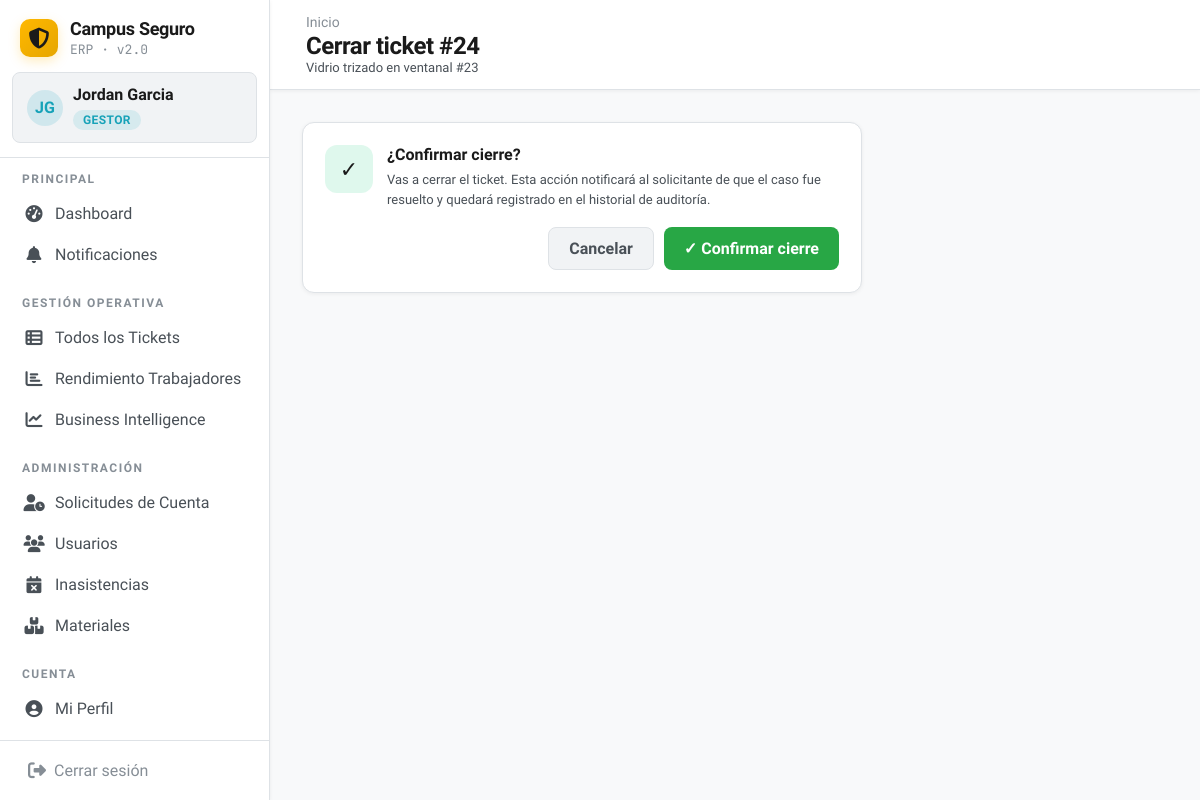
The app's page /gestor/tickets/24/cerrar/ (signed in) with its own data.
### app/models.py (models this page shows, shortened)
class Usuario(AbstractUser):
    VINCULO_CHOICES = [
        ('alumno', 'Alumno'),
        ('docente', 'Docente'),
        ('administrativo', 'Administrativo'),
        ('funcionario', 'Funcionario'),
    ]
    JORNADA_CHOICES = [
        ('diurna', 'Diurna'),
        ('vespertina', 'Vespertina'),
        ('mixta', 'Mixta'),
    ]
    rol = models.ForeignKey(Rol, on_delete=models.PROTECT, related_name="usuarios", null=True, blank=True)
    rut = models.CharField(max_length=12, unique=True)
    telefono = models.CharField(max_length=15, blank=True, null=True)
    correo_institucional = models.EmailField(unique=True)
    vinculo = models.CharField(max_length=20, choices=VINCULO_CHOICES, blank=True, null=True)
    carrera = models.ForeignKey(
        'Carrera', on_delete=models.SET_NULL, null=True, blank=True,
        related_name='alumnos',
    )
    jornada = models.CharField(max_length=15, choices=JORNADA_CHOICES, blank=True, null=True)
    sede = models.ForeignKey(Sede, on_delete=models.SET_NULL, blank=True, null=True, related_name='estudiantes_funcionarios')
    escuela = models.ForeignKey(Escuela, on_delete=models.SET_NULL, related_name="usuarios", null=True, blank=True)
    departamento = models.ForeignKey(
        Departamento,
        on_delete=models.SET_NULL,
        null=True,
        blank=True,
        related_name="usuarios"
    )
    especialidades = models.ManyToManyField(
        Especialidad,
        through='EspecialidadUsuario',
        blank=True,
        related_name='tecnicos'
    )
    turno = models.CharField(max_length=50, blank=True, null=True)  # mañana / tarde / noche
    estado_cuenta = models.ForeignKey(
        EstadoCatalogo,
        on_delete=models.PROTECT,
        related_name='usuarios',
        limit_choices_to={'entidad': 'cuenta'},
    )
    fecha_registro = models.DateTimeField(auto_now_add=True)
    fecha_aprobacion = models.DateTimeField(null=True, blank=True)
    aprobado_por = models.ForeignKey('self', on_delete=models.SET_NULL, null=True, blank=True, related_name='cuentas_aprobadas')
    activo = models.BooleanField(default=True)
    auth0_sub = models.CharField(
        max_length=120,
        unique=True,
        null=True,
        blank=True,
        verbose_name='Auth0 Subject ID',
        help_text='Identificador único del usuario en Auth0. Se asigna automáticamente al registrar vía Auth0.',
    )
    objects = UsuarioManager()

class Rol(models.Model):
    nombre = models.CharField(max_length=50, verbose_name="Nombre del Rol")
    codigo = models.CharField(max_length=30, unique=True, verbose_name="Código Operacional")  # ej: 'mantencion', 'guardia', 'gestor'
    class Meta:
        verbose_name = "Rol"
        verbose_name_plural = "Roles"

class Ticket(models.Model):
    URGENCIA_CHOICES = [
        ('baja', 'Baja'),
        ('media', 'Media'),
        ('alta', 'Alta'),
        ('critica', 'Crítica'),
    ]
    PAUSA_CHOICES = [
        ('material', 'En Pausa – Aprobación de materiales'),
        ('personal', 'En Pausa – Personal técnico'),
        ('nivel_mayor', 'En Pausa – Peritaje (análisis técnico)'),
        ('externalizacion', 'En Pausa – Requiere externalización'),
    ]
    creado_por = models.ForeignKey(Usuario, on_delete=models.PROTECT, related_name='tickets_creados')
    asignado_a = models.ForeignKey(Usuario, on_delete=models.SET_NULL, null=True, blank=True, related_name='tickets_asignados')
    validado_por = models.ForeignKey(Usuario, on_delete=models.SET_NULL, null=True, blank=True, related_name='tickets_validados')
    gestor_responsable = models.ForeignKey(Usuario, on_delete=models.PROTECT, null=True, blank=True, related_name='tickets_gestionados')
    estado = models.ForeignKey(
        EstadoCatalogo,
        on_delete=models.PROTECT,
        related_name='tickets_estado',
        limit_choices_to={'entidad': 'ticket'},
    )
    sub_estado = models.ForeignKey(
        EstadoCatalogo,
        on_delete=models.SET_NULL,
        null=True, blank=True,
        related_name='tickets_sub_estado',
        limit_choices_to={'entidad': 'ticket_sub'},
    )
    estado_pausa = models.CharField(max_length=120, blank=True, null=True)
    motivo_pausa = models.TextField(blank=True, null=True)
    comentario_reactivacion = models.TextField(blank=True, null=True)
    ubicacion = models.ForeignKey(Ubicacion, on_delete=models.PROTECT, related_name='tickets')
    categoria = models.ForeignKey(CategoriaTicket, on_delete=models.PROTECT, related_name='tickets')
    urgencia = models.CharField(max_length=10, choices=URGENCIA_CHOICES, default='media', db_index=True)
    titulo = models.CharField(max_length=200)
    descripcion = models.TextField()
    afecta_clase = models.BooleanField(default=False)
    riesgo_electrico = models.BooleanField(default=False)
    riesgo_estructural = models.BooleanField(default=False)
    riesgo_accesibilidad = models.BooleanField(default=False)
    foto_evidencia = models.ImageField(upload_to='tickets/evidencia/', null=True, blank=True)
    id_activo_sap = models.CharField(max_length=50, blank=True, null=True)
    inicio_trabajo_at = models.DateTimeField(null=True, blank=True)
    created_at = models.DateTimeField(auto_now_add=True)
    updated_at = models.DateTimeField(auto_now=True)
    cerrado_at = models.DateTimeField(null=True, blank=True)
    cancelado_at = models.DateTimeField(null=True, blank=True)
    deleted_at = models.DateTimeField(null=True, blank=True, db_index=True)
    class Meta:
        ordering = ['-created_at']

### app/views.py (the view, shortened to what this page needs)
# urls.py: path('gestor/tickets/<int:pk>/cerrar/', views.cerrar_ticket, name='cerrar_ticket'),
@login_required
@rol_requerido('gestor')
def cerrar_ticket(request, pk):
    ticket = get_object_or_404(Ticket, pk=pk, deleted_at__isnull=True)
    if ticket.estado.codigo not in ('reparado', 'en_mantencion', 'pausado', 'no_reparado', 'en_proceso', 'en_validacion'):
        messages.error(request, 'Este ticket no puede cerrarse desde su estado actual.')
        return redirect('app:gestor_tickets')
    return render(request, 'app/cerrar_ticket.html', {'ticket': ticket})

### app/context_processors.py (called while the page is built)
def notificaciones_no_leidas(request):
    if request.user.is_authenticated:
        cache_key = f'notif_count_{request.user.pk}'
        count = cache.get(cache_key)
        if count is None:
            count = Notificacion.objects.filter(
                destinatario=request.user, leida=False, archivada=False, deleted_at__isnull=True
            ).count()
            cache.set(cache_key, count, 60)
        return {'notif_no_leidas_count': count}
    return {'notif_no_leidas_count': 0}

### app/views.py (called while the page is built)
def rol_requerido(*roles):
    def decorator(view_func):
        @wraps(view_func)
        def _wrapped(request, *args, **kwargs):
            if not request.user.is_authenticated:
                return redirect('app:login')
            user_rol_codigo = request.user.rol.codigo if request.user.rol else None
            if user_rol_codigo not in roles and not request.user.is_superuser:
                messages.error(request, 'No tienes permiso para acceder a esta sección.')
                return redirect('app:dashboard')
            return view_func(request, *args, **kwargs)
        return _wrapped
    return decorator

### app/templates/app/cerrar_ticket.html (shortened to what this page needs)
{% extends 'app/base.html' %}
{% block page_title %}Cerrar ticket #{{ ticket.id }}{% endblock %}
{% block page_subtitle %}{{ ticket.titulo }}{% endblock %}
{% block content %}
<div class="card" style="max-width:560px;">
  <div style="display:flex;gap:14px;align-items:flex-start;margin-bottom:18px;">
    <div style="width:48px;height:48px;background:rgba(45,206,137,0.15);border-radius:12px;display:flex;align-items:center;justify-content:center;font-size:22px;flex-shrink:0;">✓</div>
    <div>
      <h3 style="font-size:16px;font-weight:700;margin-bottom:6px;">¿Confirmar cierre?</h3>
      <p style="font-size:13px;color:var(--text-secondary);line-height:1.5;">
        Vas a cerrar el ticket. Esta acción notificará al solicitante de que el caso fue resuelto y quedará registrado en el historial de auditoría.
      </p>
    </div>
  </div>
  <form method="post" style="display:flex;gap:10px;justify-content:flex-end;">
    <a href="{% url 'app:gestor_tickets' %}" class="btn btn-ghost">Cancelar</a>
    <button type="submit" class="btn btn-success">✓ Confirmar cierre</button>
  </form>
</div>
{% endblock %}

### app/templates/app/base.html (shortened to what this page needs)
<!DOCTYPE html>
<html lang="es">
<head>
<link rel="stylesheet" href="https://cdnjs.cloudflare.com/ajax/libs/font-awesome/6.7.2/css/all.min.css">
</head>
<body>
{% if user.is_authenticated %}
<div class="layout">
  <aside class="sidebar">
    <div class="sb-brand">
      <div class="logo"><i class="fa-solid fa-shield-halved" style="color:#1a1a1a;font-size:21px;"></i></div>
      <div>
        <div class="name">Campus Seguro</div>
        <div class="sub">ERP · v2.0</div>
      </div>
    </div>
    <div class="sb-user-header">
      <div class="avatar role-{{ user.rol.codigo }}">{{ user.first_name|first|upper }}{{ user.last_name|first|upper }}</div>
      <div class="user-info">
        <div class="uname">{{ user.get_full_name|default:user.username }}</div>
        <div class="role-badge role-{{ user.rol.codigo }}">{{ user.rol.nombre|default:"Sin Rol" }}</div>
      </div>
    </div>
    <div class="sb-divider"></div>
    <nav class="sb-nav">
      <div class="nav-section">
        <div class="nav-label">Principal</div>
        <a href="{% url 'app:dashboard' %}" class="nav-item {% if request.resolver_match.url_name == 'dashboard' %}active{% endif %}">
          <span class="icon"><i class="fa-solid fa-gauge-high"></i></span> Dashboard
        </a>
        <a href="{% url 'app:notificaciones' %}" class="nav-item {% if request.resolver_match.url_name == 'notificaciones' %}active{% endif %}">
          <span class="icon"><i class="fa-solid fa-bell"></i></span> Notificaciones
        </a>
      </div>
      {% if user.rol.codigo == 'gestor' or user.is_superuser %}
      <div class="nav-section">
        <div class="nav-label">Gestión Operativa</div>
        <a href="{% url 'app:gestor_tickets' %}" class="nav-item {% if request.resolver_match.url_name == 'gestor_tickets' %}active{% endif %}">
          <span class="icon"><i class="fa-solid fa-table-list"></i></span> Todos los Tickets
        </a>
        <a href="{% url 'app:gestor_operativo' %}" class="nav-item {% if request.resolver_match.url_name == 'gestor_operativo' %}active{% endif %}">
          <span class="icon"><i class="fa-solid fa-chart-bar"></i></span> Rendimiento Trabajadores
        </a>
        <a href="{% url 'app:gestor_bi' %}" class="nav-item {% if request.resolver_match.url_name == 'gestor_bi' %}active{% endif %}">
          <span class="icon"><i class="fa-solid fa-chart-line"></i></span> Business Intelligence
        </a>
      </div>
      <div class="nav-section">
        <div class="nav-label">Administración</div>
        <a href="{% url 'app:gestor_solicitudes_cuenta' %}" class="nav-item {% if request.resolver_match.url_name == 'gestor_solicitudes_cuenta' %}active{% endif %}">
          <span class="icon"><i class="fa-solid fa-user-clock"></i></span> Solicitudes de Cuenta
        </a>
        <a href="{% url 'app:gestor_usuarios' %}" class="nav-item {% if request.resolver_match.url_name == 'gestor_usuarios' %}active{% endif %}">
          <span class="icon"><i class="fa-solid fa-users"></i></span> Usuarios
        </a>
        <a href="{% url 'app:gestor_inasistencias' %}" class="nav-item {% if request.resolver_match.url_name == 'gestor_inasistencias' %}active{% endif %}">
          <span class="icon"><i class="fa-solid fa-calendar-xmark"></i></span> Inasistencias
        </a>
        <a href="{% url 'app:materiales_listado' %}" class="nav-item {% if request.resolver_match.url_name == 'materiales_listado' %}active{% endif %}">
          <span class="icon"><i class="fa-solid fa-boxes-stacked"></i></span> Materiales
        </a>
      </div>
      {% endif %}
      <div class="nav-section">
        <div class="nav-label">Cuenta</div>
        <a href="{% url 'app:mi_perfil' %}" class="nav-item {% if request.resolver_match.url_name == 'mi_perfil' %}active{% endif %}">
          <span class="icon"><i class="fa-solid fa-circle-user"></i></span> Mi Perfil
        </a>
      </div>
    </nav>
    <div class="sb-footer">
      <button onclick="document.getElementById('modal-logout').style.display='flex'" class="sb-logout">
        <i class="fa-solid fa-right-from-bracket" style="font-size:18px;"></i>
        <span>Cerrar sesión</span>
      </button>
    </div>
  </aside>
  <main class="main">
    <header class="global-topbar">
      <div>
        <div class="breadcrumb" style="margin-bottom: 2px;">
          <a href="{% url 'app:dashboard' %}">Inicio</a>
        </div>
        <div class="page-title" style="font-size: 24px; margin: 0;">
          {% block page_title %}Campus Seguro{% endblock %}
        </div>
        <div class="page-subtitle" style="font-size: 13px; margin: 0;">
          {% block page_subtitle %}{% endblock %}
        </div>
      </div>
    </header>
    <div class="content-body">
      {% block content %}{% endblock %}
    </div>
  </main>
</div>
{% else %}
  {% block auth_content %}{% endblock %}
{% endif %}
</body>
</html>

### records on screen
Usuario: first_name|first "J", last_name|first "G", get_full_name "Jordan Garcia", rol.nombre "GESTOR"
Ticket: id "24", titulo "Vidrio trizado en ventanal #23"
